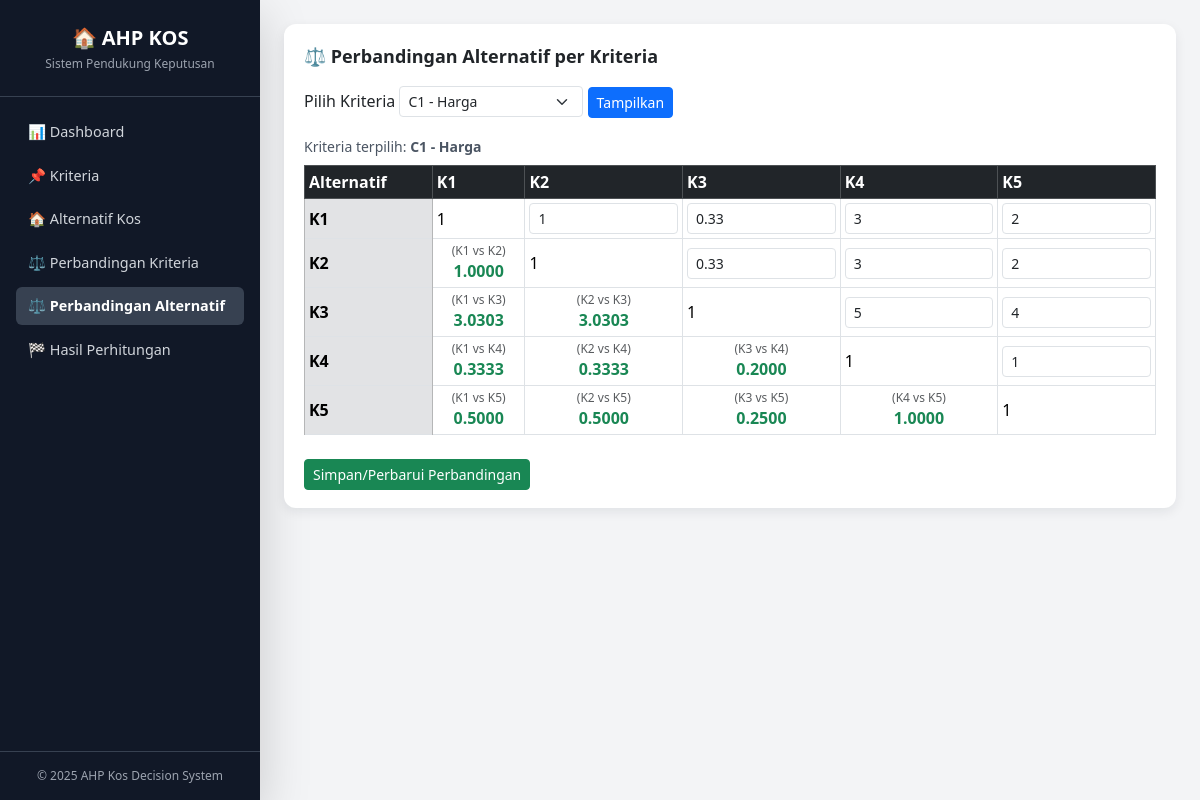
/index.php?page=banding_alternatif, run on the app's committed database.
### tables this page shows
CREATE TABLE IF NOT EXISTS kriteria (
    id INT AUTO_INCREMENT PRIMARY KEY,
    kode VARCHAR(10) NOT NULL,
    nama VARCHAR(100) NOT NULL
);

CREATE TABLE IF NOT EXISTS alternatif (
    id INT AUTO_INCREMENT PRIMARY KEY,
    kode VARCHAR(10) NOT NULL,
    nama VARCHAR(100) NOT NULL
);

### pages/banding_alternatif.php (the view, shortened to what this page needs)
<div class="card-custom">
    <h2 class="text-lg font-semibold mb-3">⚖️ Perbandingan Alternatif per Kriteria</h2>
    <?php
    $kriteria = [];
    $qk = mysqli_query($conn, "SELECT * FROM kriteria ORDER BY id ASC");
    while ($row = mysqli_fetch_assoc($qk)) {
        $kriteria[] = $row;
    }
    $kriteriaIdDipilih = $_GET['kriteria_id'] ?? $kriteria[0]['id'];
    $kriteriaIdDipilih = intval($kriteriaIdDipilih);
    $alternatif = [];
    $qa = mysqli_query($conn, "SELECT * FROM alternatif ORDER BY id ASC");
    while ($row = mysqli_fetch_assoc($qa)) {
        $alternatif[] = $row;
    }
    function getNilaiPerbandinganAlternatif($conn, $kriteria_id, $alt1_id, $alt2_id) {
        $stmt = mysqli_prepare(
            $conn,
            "SELECT nilai FROM perbandingan_alternatif
             WHERE kriteria_id = ? AND alt1 = ? AND alt2 = ?"
        );
        mysqli_stmt_bind_param($stmt, 'iii', $kriteria_id, $alt1_id, $alt2_id);
        mysqli_stmt_execute($stmt);
        $result = mysqli_stmt_get_result($stmt);
        $row = mysqli_fetch_assoc($result);
        return $row ? $row['nilai'] : null;
    }
    ?>
    <form method="get" class="mb-3">
        <label class="form-label">Pilih Kriteria</label>
        <select name="kriteria_id" class="form-select form-select-sm w-auto d-inline-block">
            <?php foreach ($kriteria as $k): ?>
                <option value="<?= $k['id']; ?>"
                    <?= $k['id'] == $kriteriaIdDipilih ? 'selected' : ''; ?>>
                    <?= htmlspecialchars($k['kode'] . ' - ' . $k['nama']); ?>
                </option>
            <?php endforeach; ?>
        </select>
        <button class="btn btn-primary btn-sm">Tampilkan</button>
    </form>
    <p class="text-sm text-gray-600 mb-2">
        Kriteria terpilih:
        <strong>
            <?php
            $kNow = array_values(array_filter($kriteria, fn($kk) => $kk['id'] == $kriteriaIdDipilih))[0] ?? null;
            echo $kNow ? htmlspecialchars($kNow['kode'] . ' - ' . $kNow['nama']) : '';
            ?>
        </strong>
    </p>
    <form method="post">
        <table class="table table-sm table-bordered align-middle">
            <thead class="table-dark">
                <tr>
                    <th>Alternatif</th>
                    <?php foreach ($alternatif as $a): ?>
                        <th><?= htmlspecialchars($a['kode']); ?></th>
                    <?php endforeach; ?>
                </tr>
            </thead>
            <tbody>
                <?php foreach ($alternatif as $a1): ?>
                    <tr>
                        <th class="table-secondary">
                            <?= htmlspecialchars($a1['kode']); ?>
                        </th>
                        <?php foreach ($alternatif as $a2): ?>
                            <td>
                                <?php if ($a1['id'] == $a2['id']): ?>
                                    1
                                <?php elseif ($a1['id'] < $a2['id']): ?>
                                    <?php
                                        $nilai_sekarang = getNilaiPerbandinganAlternatif($conn, $kriteriaIdDipilih, $a1['id'], $a2['id']);
                                    ?>
                                    <input type="number" step="0.1" min="1" max="9"
                                        name="nilai[<?= $a1['id']; ?>][<?= $a2['id']; ?>]"
                                        class="form-control form-control-sm"
                                        value="<?= htmlspecialchars($nilai_sekarang ?? ''); ?>">
                                <?php else:
                                    $nilai_kebalikan = getNilaiPerbandinganAlternatif($conn, $kriteriaIdDipilih, $a2['id'], $a1['id']);
                                    $tampilan_kebalikan = $nilai_kebalikan ? number_format(1 / $nilai_kebalikan, 4) : '—';
                                ?>
                                    <div class="text-center">
                                        <span class="d-block text-xs text-muted">
                                            (<?= $a2['kode']; ?> vs <?= $a1['kode']; ?>)
                                        </span>
                                        <span class="d-block fw-bold text-success">
                                            <?= $tampilan_kebalikan ?>
                                        </span>
                                    </div>
                                <?php endif; ?>
                            </td>
                        <?php endforeach; ?>
                    </tr>
                <?php endforeach; ?>
            </tbody>
        </table>
        <button class="btn btn-success btn-sm mt-2">Simpan/Perbarui Perbandingan</button>
    </form>
</div>

### assets/css/style.css (style rules this page uses)
html, body { height: 100%; margin: 0; }
.card-custom { background: #ffffff; border-radius: 12px; padding: 18px 20px; box-shadow: 0 4px 12px rgba(15, 23, 42, 0.08); margin-bottom: 16px; }

### data on the page
kriteria: kode+nama "C1 - Harga", id "1"
alternatif: kode "K1", id "1", tampilan_kebalikan "1.0000", tampilan_kebalikan "3.0303", tampilan_kebalikan "0.3333", tampilan_kebalikan "0.5000"
alternatif: kode "K2", shows "1", id "2", tampilan_kebalikan "3.0303", tampilan_kebalikan "0.3333", tampilan_kebalikan "0.5000"
alternatif: kode "K3", value "0.33", shows "1", tampilan_kebalikan "0.2000", tampilan_kebalikan "0.2500"
alternatif: kode "K4", value "3", value "5", shows "1", tampilan_kebalikan "1.0000"
alternatif: kode "K5", value "2", value "4", shows "1"

### other printed values
form field kriteria_id "C1 - Harga"
